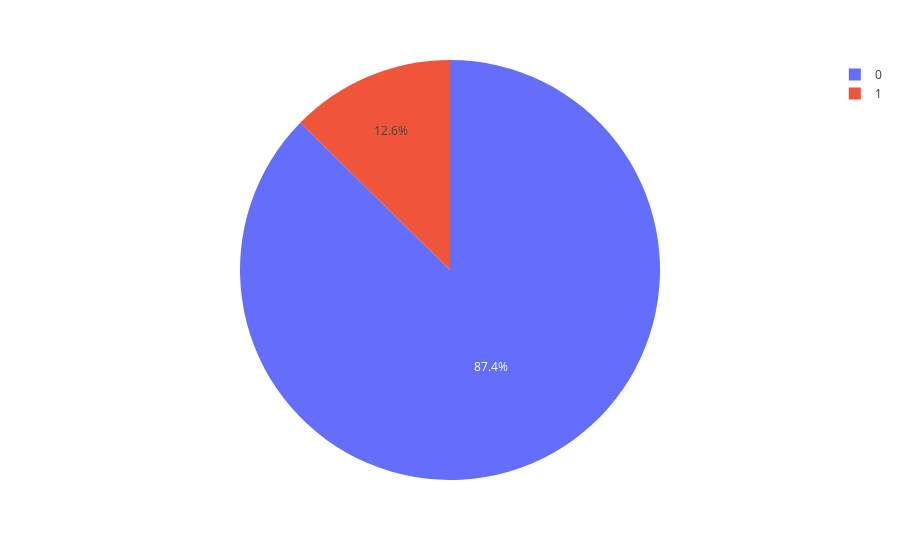

Write notebook code for a chart like this one.
### Code cell
fig = px.pie(df['Target'],names='Target',labels='Target')
fig.show()

### Figure 1 — Plotly figure (JSON) as saved in the notebook; plotly's stock layout.template omitted (floating-point values rounded to 4 significant figures; data arrays with more than 128 entries replaced by an {"elided": "..."} marker saying what was removed)
{"data": [{"domain": {"x": [0, 1], "y": [0, 1]}, "hovertemplate": "Target=%{label}<extra></extra>", "labels": {"elided": "5169 int values"}, "legendgroup": "", "name": "", "showlegend": true, "type": "pie"}], "layout": {"legend": {"tracegroupgap": 0}, "margin": {"t": 60}}}
